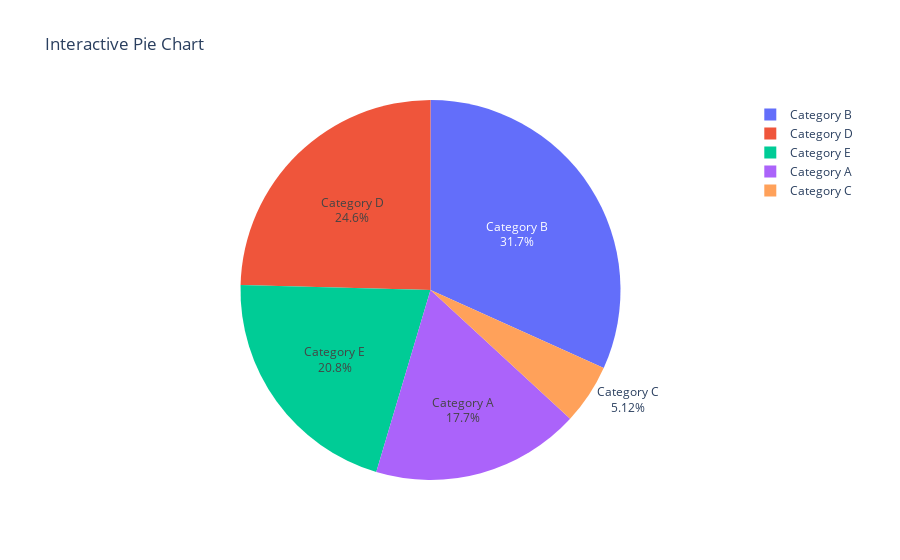

Write notebook code for a chart like this one.
### Markdown cell above
Q21.) Using Plotly, create an interactive pie chart of randomly generated data, add labels and percentages, set
the title as 'Interactive Pie Chart'.

### Code cell
import numpy as np
import plotly.graph_objects as go

# Generate random data
np.random.seed(42)  # For reproducibility
labels = ['Category A', 'Category B', 'Category C', 'Category D', 'Category E']
values = np.random.randint(1, 100, size=len(labels))

# Create the pie chart
fig = go.Figure(data=[go.Pie(labels=labels, values=values, 
                             textinfo='label+percent', 
                             insidetextorientation='horizontal')])

# Update layout to add title
fig.update_layout(
    title='Interactive Pie Chart'
)

# Show the plot
fig.show()

### Figure 1 — Plotly figure (JSON) as saved in the notebook; plotly's stock layout.template omitted (floating-point values rounded to 4 significant figures)
{"data": [{"insidetextorientation": "horizontal", "labels": ["Category A", "Category B", "Category C", "Category D", "Category E"], "textinfo": "label+percent", "type": "pie", "values": [52, 93, 15, 72, 61]}], "layout": {"autosize": true, "title": {"text": "Interactive Pie Chart"}}}
